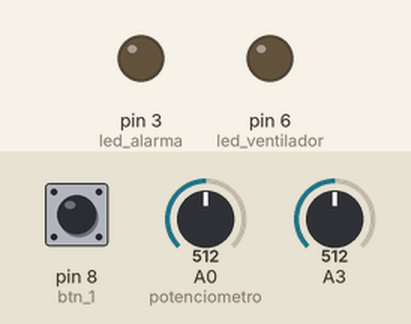
A sketch run on a simulated Arduino Uno, built with avr-gcc and run on an emulated ATmega328P. Parts: output pins drawn as LEDs (lit = HIGH). Dashed ring = blinking. The test bench sets the inputs (shaded band); at power-on: A0 (potenciometro) = 512, pin 8 (btn_1) HIGH, A3 = 512. What the sketch prints to the serial monitor is not drawn.

Above: at 1.2 s.
1.3 s: A0 (potenciometro) set to 716
At 2.8 s:
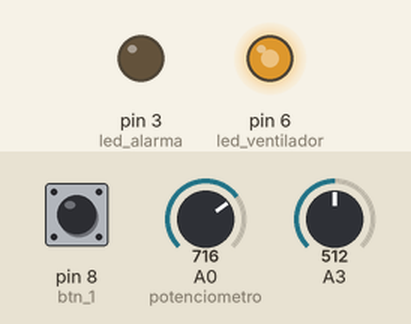
4.3 s: A0 (potenciometro) set to 511
At 6.8 s:
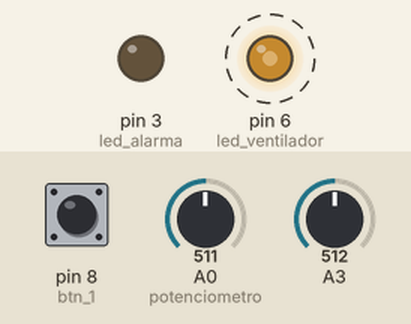
Timing chart, 0 to 16.3 s (numbered marks = the images above; inputs shaded):
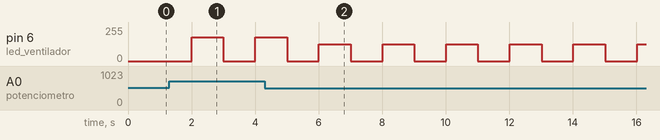

The sketch:

TemperatureSensor.ino
```cpp
const int potenciometro = 14;  //pin del potenciometro
const int led_alarma = 3;      //pin LED rojo salida PWM (afecta brillo)
const int led_ventilador = 6;  //pin LED azul salida PWM (afecta brillo)
const int btn_1 = 8;             // pin botón
enum btn_state_t { BTN_RELEASED,
                   BTN_PRESSED_EVENT,
                   BTN_PRESSED,
                   BTN_RELEASED_EVENT };  // estados del boton

void setup() {
  Serial.begin(9600);
  pinMode(led_alarma, OUTPUT);
  pinMode(led_ventilador, OUTPUT);
  pinMode(btn_1, INPUT_PULLUP);
}

void blink_led_ventilador(int led_pin, float duty_cycle, float temperatura, unsigned long t_on = 1, unsigned long t_off = -1) {
  /*Recibe un pin,brillo,valor t ventialador  ,tiempo encendido,tiempo apagado -> int,float,int,int
    Enciede y apaga el led segun el tiempo de encendido y apagado
    Retorna nada
    control ventilador para establecer el intervalo en donde funciona
  */
  if (t_off == -1) t_off = t_on;
  static long t_inicial = millis();
  static bool status = false;  // encendido si true, apagado si false
  unsigned long t_ahora = millis();
  if (status == true && t_ahora - t_inicial > t_on && comprobar_ventilador(temperatura,-5,45) == false){
    analogWrite(led_pin, duty_cycle);
    status = false;
    t_inicial = millis();
  } else if (status == false && t_ahora - t_inicial > t_off) {
    analogWrite(led_pin, 0.0);
    status = true;
    t_inicial = millis();
  }
}

bool comprobar_ventilador(float control_ventilador, float min, float max){
    // valores en donde funciona el ventilador
    return control_ventilador < min || control_ventilador > max;
}


float linear_map(float in, float in_min, float in_max, float out_min, float out_max) {
  /*
  Recibe valor entrada/lectura analógica
  Calculo de la tensión e impresión de su valor por segundo
  Devuelve la magnitud de entrada escalada
  */
  float salida =0, sensibilidad=0;
  sensibilidad = (out_max - out_min) / (in_max - in_min);
  salida = (sensibilidad * (in - in_min)) + out_min;
  return salida;
}


void print_btn_state(btn_state_t act_state) {
  /*
  Recibe el estado del boton (LOW o HIGH), pin del boton
  Definir 4 estados de un boton
  Devolver nuevo estado
    *BTN_RELEASED, BTN_PRESSED_EVENT, BTN_PRESSED, BTN_RELEASED_EVENT
  */
  //modificar evitar infinitas ejecuciones
  static btn_state_t prev_state = BTN_RELEASED_EVENT;
  if (act_state != prev_state) {
    switch (act_state) {
      case BTN_RELEASED: Serial.println("BTN_RELEASED"); break;
      case BTN_PRESSED_EVENT: Serial.println("BTN_PRESSED_EVENT"); break;
      case BTN_PRESSED: Serial.println("BTN_PRESSED"); break;
      case BTN_RELEASED_EVENT: Serial.println("BTN_RELEASED_EVENT"); break;

      default: Serial.println("NO STATE DEFINED"); break;
    }
    prev_state = act_state;
  }
}

btn_state_t btn_state_handler(btn_state_t act_state, int btn_pin) {
  /*
  Recibe el estado del boton (btn_state_t), pin del boton
  Definir 4 estados de un boton
  Devolver nuevo estado
    *BTN_RELEASED, BTN_PRESSED_EVENT, BTN_PRESSED, BTN_RELEASED_EVENT 0,1,2,3
  */
  const unsigned long t_captacion = 200; // 50 ms típico
  int lectura = digitalRead(btn_pin);
  // Esperar a que el estado se mantenga estable por un tiempo
  if (millis() > t_captacion) {

  if (act_state == BTN_RELEASED && lectura == LOW) {
    return BTN_PRESSED_EVENT;
  } else if (act_state == BTN_PRESSED_EVENT && lectura == LOW) {
    return BTN_PRESSED;
  } else if (act_state == BTN_PRESSED && lectura == HIGH) {
    return BTN_RELEASED_EVENT;
  } else if (act_state == BTN_RELEASED_EVENT && lectura == HIGH) {
    return BTN_RELEASED;
  }
  }
  return act_state;
}

void btn_press_lighting(int duty_cycle, int btn_pin, btn_state_t act_state, int frequency, unsigned long time = 2000) {
  // 255/5 = 51 es el duty cycle en un potenciometro al 20%
  // frequency es la cantidad de veces que se puede aumentar hasta el reinicio
  static int i = 1;
  unsigned long timer;
  if (btn_state_handler(act_state, btn_pin) == BTN_PRESSED_EVENT) {
    analogWrite(btn_pin, i * duty_cycle);
    i++;
    if (i == frequency) i = 1;
  }
  if (btn_state_handler(act_state, btn_pin) == BTN_PRESSED_EVENT) {
    static unsigned long timer = millis();
  }
  if (btn_state_handler(act_state, btn_pin) == BTN_PRESSED && (millis() - timer) > time) {
    analogWrite(btn_pin, frequency * duty_cycle);
  }
  if (btn_state_handler(act_state, btn_pin) == BTN_RELEASED_EVENT) {
    digitalWrite(btn_pin, HIGH);
  }
}

int error_control(float temperature, float temper_max, float temper_min,unsigned int error_sample, unsigned long time_check,int status = 0){
  // temperature, 55,45,5,3,2000
    static unsigned long t_ahora = millis();
    static float muestra_temp[5];
    static unsigned int j = 0,i =0; // j -> muestras fuera de rango  i -> indice de la muestra

    muestra_temp[i] = temperature;
    if (muestra_temp[i] >= temper_min && muestra_temp[i] <= temper_max && millis() - t_ahora > time_check){
      j++;
      t_ahora = millis();
    }
    i++;
    if(i==5) i=0;
    if (j == error_sample){
      status = 1;  // Cambia a Estado Error
      Serial.println("Estado Error");
      j=0;
    }
    return status;
}

//Control de impresión por pantalla (funcion)
void print_temperature_control(btn_state_t state, unsigned long time_press,float temperature,int btn){
  static unsigned long t_ahora = millis();
  static long stastus = 0; // comprobar que se pase por los diferenetes puntos
  bool pressed =true;
  // Pulsar boton
  if (state == BTN_RELEASED && millis() - t_ahora > 2000) {
    //Serial.println(temperature);
    t_ahora = millis();
  }
  //print_btn_state(act_state);
   if(state == BTN_PRESSED_EVENT){
    Serial.println(temperature);
  }
}

int running_status(float temperature,float duty_cycle){
  //Control del parpadeo del LED azul.
  blink_led_ventilador(led_ventilador, duty_cycle,temperature, 1000, 1000);

  //Control del estado de ERROR 0 estado running 1 estado error con numero de muestra 5
  int new_status = error_control(temperature,55,45,3,2000);
  if(new_status != 0) return new_status;

  //Control de impresión por pantalla
  btn_state_t act_state = btn_state_handler(act_state, btn_1);
  print_temperature_control(act_state,1000 ,temperature,btn_1);

  // Control del LED alarma
  if(analogRead(led_alarma) >0){
    analogWrite(led_alarma,0);
  }
  return 0;
}

void control_alarma(int parpadeos,int led_alarma,unsigned int t_parpadeo = 1000){
  int i=0,j=0;
  unsigned long t = millis();
  if(i<=parpadeos && millis() > t_parpadeo) {
    analogWrite(led_alarma,255 * i/parpadeos);
    i++;
    t=millis();
  }
  else if (parpadeos>=j && millis() > t_parpadeo) {
    analogWrite(led_alarma,255 * (i-j)/parpadeos);
    j++;
    t=millis();
  }
}
int running_control(int status){
  if(digitalRead(btn_1)==LOW){
    status=1;
  }
  return status;
}
int error_status(int status){
  //Control del LED Rojo o alarma
  control_alarma(5,led_alarma);

  //Control del estado RUNNING
  int new_status=running_control(status);
  if(new_status != 1) return 0;

  //Control del LED azul o ventilador
  if(analogRead(led_ventilador) >0){
    analogWrite(led_ventilador,0);
  }

  //Control de impresión por pantalla


  return 1;
}

void loop() {
  static btn_state_t act_state = BTN_RELEASED;
  static int status = 0;  // 0 estado running 1 estado error
  float temperature = linear_map(analogRead(potenciometro), 0, 1023, -15, 65);
  float duty_cycle = linear_map(analogRead(potenciometro), 0, 1023, 0, 255);

  print_btn_state(act_state);
  // ESTADO RUNNING
  if (status == 0) {
    running_status(temperature,duty_cycle);
  }
  // ESTADO DE ERROR
  else error_status(status);
}
```

Measured:
- by itself, pin 6 (led_ventilador): alternates 127/255 for 1.0 s and 0/255 for 1.0 s
